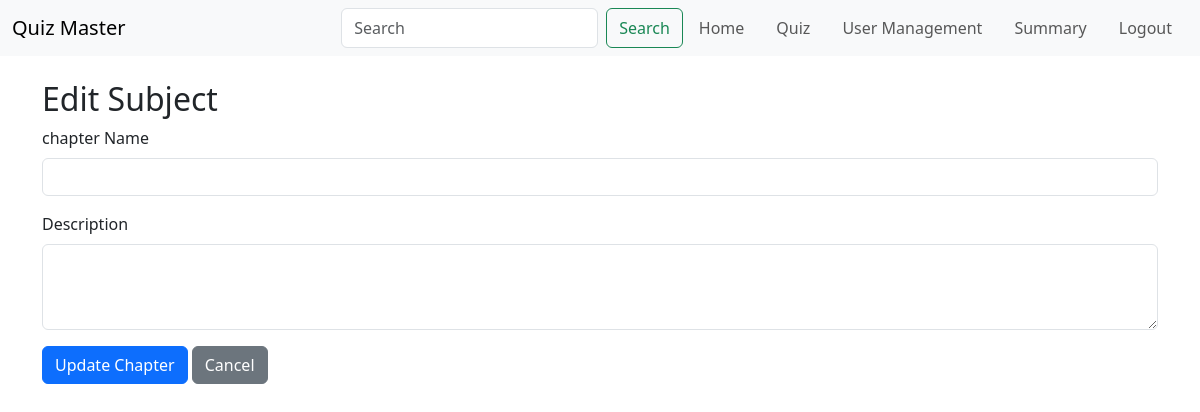
Page /edit_chapter?chapter_id=4 (signed in) on the earlier database version.
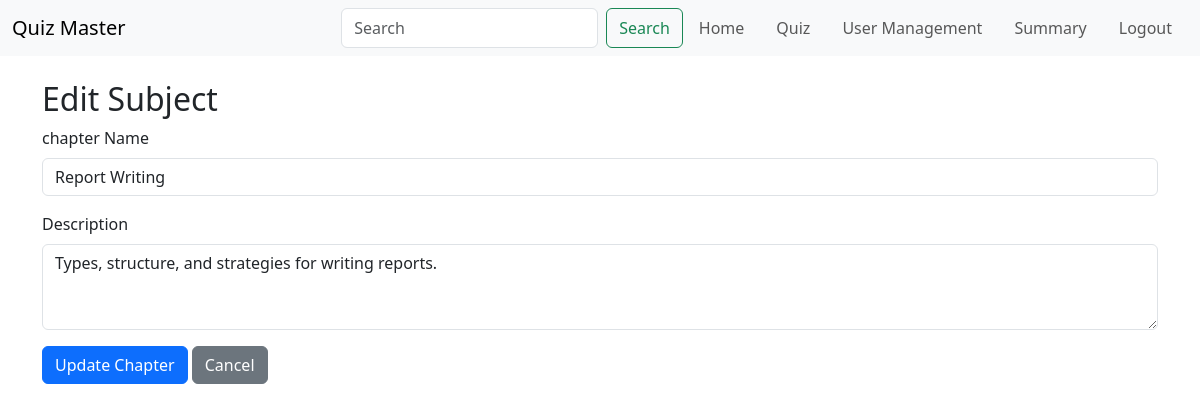
Same page on the later database version.
### models.py (models this page shows)
class Chapter(db.Model):
    __tablename__ = 'chapter'
    id = db.Column(db.Integer, primary_key=True, autoincrement=True)
    chapter_name = db.Column(db.String(32), unique=True, nullable=False)
    chapter_description = db.Column(db.String(512), nullable=True)
    subject_id = db.Column(db.Integer, db.ForeignKey('subject.id'))
    subject = db.relationship('Subject', backref=db.backref('chapters', lazy=True))

### routes.py (the view)
@app.route('/edit_chapter')
@auth_required
@admin_required
def edit_chapter():
    chapter_id = request.args.get('chapter_id')
    chapter = Chapter.query.get(chapter_id)
    return render_template('edit_chapter.html', chapter=chapter)

### routes.py (called while the page is built)
def auth_required(func):
    @wraps(func)
    def inner(*args, **kwargs):
        if 'user_id' not in session:
            flash('Please login to continue')
            return redirect(url_for('login'))
        return func(*args, **kwargs)
    return inner

def admin_required(f):
    @wraps(f)
    def decorated_function(*args, **kwargs):
        if session.get('is_admin') == False:
            flash("Access Denied: Admins Only", "danger")
            return redirect(url_for('index'))  # Redirect to home if not admin
        return f(*args, **kwargs)
    return decorated_function

### templates/edit_chapter.html
{% extends 'layout.html' %}
{% block content %}
<div class="container mt-4">
    <h2>Edit Subject</h2>
    <form method="POST" action="{{ url_for('edit_chapter', chapter_id=chapter.id) }}">
        <div class="mb-3">
            <label for="chapter_name" class="form-label">chapter Name</label>
            <input type="text" class="form-control" id="chapter_name" name="chapter_name" value="{{ chapter.chapter_name }}" required>
        </div>
        <div class="mb-3">
            <label for="chapter_description" class="form-label">Description</label>
            <textarea class="form-control" id="chapter_description" name="chapter_description" rows="3" required>{{ chapter.chapter_description }}</textarea>
        </div>
        <button type="submit" class="btn btn-primary">Update Chapter</button>
        <a href="{{ url_for('admin_home') }}" class="btn btn-secondary">Cancel</a>
    </form>
</div>
{% endblock %}

Differences in the rows shown:
added Chapter: chapter_name "Report Writing", chapter_description "Types, structure, and strategies for writing reports."
